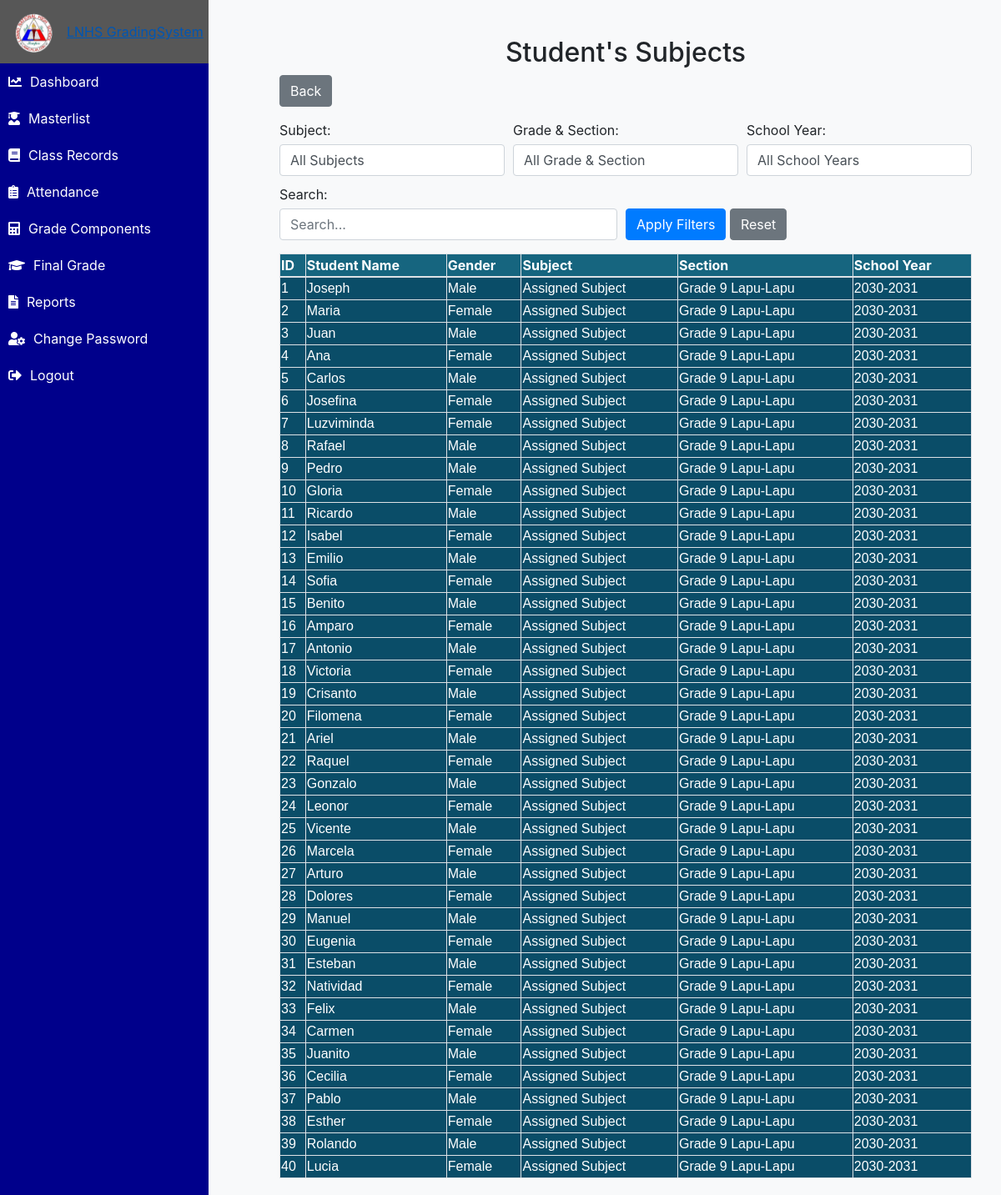
Page /crud/studentsubjectsrecords.php (signed in) on the committed database.
### tables this page shows
CREATE TABLE `students` (
  `id` int(11) NOT NULL,
  `learners_name` varchar(255) DEFAULT NULL,
  `school_year` varchar(20) DEFAULT NULL,
  `gender` enum('Male','Female') DEFAULT NULL,
  `grade & section` varchar(36) NOT NULL,
  `datetime_added` datetime DEFAULT current_timestamp(),
  `user_id` int(11) DEFAULT NULL,
  `quarter` enum('1st','2nd','3rd','4th') DEFAULT NULL
);

### crud/studentsubjectsrecords.php (the view, shortened to what this page needs)
<?php
include('header.php');
include("../LoginRegisterAuthentication/connection.php");
$userid = $_SESSION['userid'];
$searchQuery = isset($_GET['search']) ? mysqli_real_escape_string($connection, $_GET['search']) : '';
$enrollmentsQuery = "
    SELECT DISTINCT s.id,s.learners_name, ss.description AS subject, s.`grade & section`, s.school_year, s.gender
    FROM students s
    JOIN student_subjects ss ON s.id = ss.student_id
    WHERE s.user_id = ?";
$queryParams = array($userid);
$stmt = mysqli_prepare($connection, $enrollmentsQuery);
mysqli_stmt_bind_param($stmt, str_repeat('s', count($queryParams)), ...$queryParams);
mysqli_stmt_execute($stmt);
$enrollmentsResult = mysqli_stmt_get_result($stmt);
?>
<!DOCTYPE html>
<html lang="en">
<head>
    <link rel="stylesheet" href="https://maxcdn.bootstrapcdn.com/bootstrap/4.5.2/css/bootstrap.min.css">
</head>
<body>
    <div class="container mt-4">
        <h2 class="text-center">Student's Subjects</h2>
        <a href="Crud.php" class="btn btn-secondary mb-3">Back</a>
        <form method="GET" action="studentsubjectsrecords.php" class="mb-3">
            <div class="filter-container">
                <div class="filter-item">
                    <label for="subject">Subject:</label>
                    <select class="form-control" id="subject" name="subject">
                        <option value="">All Subjects</option>
                    </select>
                </div>
                <div class="filter-item">
                    <label for="section">Grade & Section:</label>
                    <select class="form-control" id="section" name="section">
                        <option value="">All Grade & Section</option>
                    </select>
                </div>
                <div class="filter-item">
                    <label for="school_year">School Year:</label>
                    <select class="form-control" id="school_year" name="school_year">
                        <option value="">All School Years</option>
                    </select>
                </div>
                <div class="filter-item search-form">
                    <label for="search">Search:</label>
                    <input type="text" class="form-control" id="search" name="search" placeholder="Search..." value="<?php echo htmlspecialchars($searchQuery); ?>">
                </div>
                <div class="filter-item">
                    <button type="submit" class="btn btn-primary btn-filter">Apply Filters</button>
                    <a href="studentsubjectsrecords.php" class="btn btn-secondary btn-filter">Reset</a>
                </div>
            </div>
        </form>
        <div class="table-responsive">
            <table class="table-enrollment table-bordered">
                <thead>
                    <tr>
                        <th>ID</th>
                        <th>Student Name</th>
                        <th>Gender</th>
                        <th>Subject</th>
                        <th>Section</th>
                        <th>School Year</th>
                    </tr>
                </thead>
                <tbody>
                    <?php $count=1; while ($enrollment = mysqli_fetch_assoc($enrollmentsResult)): ?>
                        <tr>
                            <td>
                                <?php echo $count++ ?>
                            </td>
                            <td><?php echo htmlspecialchars($enrollment['learners_name']); ?></td>
                            <td><?php echo htmlspecialchars($enrollment['gender']); ?></td>
                            <td><?php echo htmlspecialchars($enrollment['subject']); ?></td>
                            <td><?php echo htmlspecialchars($enrollment['grade & section']); ?></td>
                            <td><?php echo htmlspecialchars($enrollment['school_year']); ?></td>
                        </tr>
                    <?php endwhile; ?>
                </tbody>
            </table>
        </div>
    </div>
</body>
</html>

### crud/header.php (style rules this page uses)
body { font-family: Arial, sans-serif; background-color: #f2f2f2; margin: 0; padding: 0; display: flex; min-height: 100vh; }
h2 { text-align: center; margin-top: 20px; font-size: 32px; }

### crud/studentsubjectsrecords.php (style rules this page uses)
body { background-color: #f8f9fa; }
.container { max-width: 1200px; }
.filter-container { display: flex; flex-wrap: wrap; gap: 10px; align-items: flex-end; margin-bottom: 15px; }
.filter-item { flex: 1; min-width: 200px; }
.filter-item label { margin-bottom: 5px; display: block; }
.search-form { flex: 2; min-width: 300px; }
.table-enrollment { width: 100%; background-color: #0A4D68; color: white; }
.table-enrollment thead th { background-color: #16657f; color: white; }
.table-enrollment tbody td { font-family: Arial, sans-serif; }
.btn-filter { height: 38px; }

### rows in the picture
students: learners_name "Joseph", gender "Male", subject "Assigned Subject", value "Grade 9 Lapu-Lapu", school_year "2030-2031"
students: learners_name "Maria", gender "Female", subject "Assigned Subject", value "Grade 9 Lapu-Lapu", school_year "2030-2031"
students: learners_name "Juan", gender "Male", subject "Assigned Subject", value "Grade 9 Lapu-Lapu", school_year "2030-2031"
students: learners_name "Ana", gender "Female", subject "Assigned Subject", value "Grade 9 Lapu-Lapu", school_year "2030-2031"
students: learners_name "Carlos", gender "Male", subject "Assigned Subject", value "Grade 9 Lapu-Lapu", school_year "2030-2031"
students: learners_name "Josefina", gender "Female", subject "Assigned Subject", value "Grade 9 Lapu-Lapu", school_year "2030-2031"
students: learners_name "Luzviminda", gender "Female", subject "Assigned Subject", value "Grade 9 Lapu-Lapu", school_year "2030-2031"
students: learners_name "Rafael", gender "Male", subject "Assigned Subject", value "Grade 9 Lapu-Lapu", school_year "2030-2031"
students: learners_name "Pedro", gender "Male", subject "Assigned Subject", value "Grade 9 Lapu-Lapu", school_year "2030-2031"
students: learners_name "Gloria", gender "Female", subject "Assigned Subject", value "Grade 9 Lapu-Lapu", school_year "2030-2031"
students: learners_name "Ricardo", gender "Male", subject "Assigned Subject", value "Grade 9 Lapu-Lapu", school_year "2030-2031"
students: learners_name "Isabel", gender "Female", subject "Assigned Subject", value "Grade 9 Lapu-Lapu", school_year "2030-2031"
students: learners_name "Emilio", gender "Male", subject "Assigned Subject", value "Grade 9 Lapu-Lapu", school_year "2030-2031"
students: learners_name "Sofia", gender "Female", subject "Assigned Subject", value "Grade 9 Lapu-Lapu", school_year "2030-2031"
students: learners_name "Benito", gender "Male", subject "Assigned Subject", value "Grade 9 Lapu-Lapu", school_year "2030-2031"
students: learners_name "Amparo", gender "Female", subject "Assigned Subject", value "Grade 9 Lapu-Lapu", school_year "2030-2031"
students: learners_name "Antonio", gender "Male", subject "Assigned Subject", value "Grade 9 Lapu-Lapu", school_year "2030-2031"
students: learners_name "Victoria", gender "Female", subject "Assigned Subject", value "Grade 9 Lapu-Lapu", school_year "2030-2031"
students: learners_name "Crisanto", gender "Male", subject "Assigned Subject", value "Grade 9 Lapu-Lapu", school_year "2030-2031"
students: learners_name "Filomena", gender "Female", subject "Assigned Subject", value "Grade 9 Lapu-Lapu", school_year "2030-2031"
students: learners_name "Ariel", gender "Male", subject "Assigned Subject", value "Grade 9 Lapu-Lapu", school_year "2030-2031"
students: learners_name "Raquel", gender "Female", subject "Assigned Subject", value "Grade 9 Lapu-Lapu", school_year "2030-2031"
students: learners_name "Gonzalo", gender "Male", subject "Assigned Subject", value "Grade 9 Lapu-Lapu", school_year "2030-2031"
students: learners_name "Leonor", gender "Female", subject "Assigned Subject", value "Grade 9 Lapu-Lapu", school_year "2030-2031"
students: learners_name "Vicente", gender "Male", subject "Assigned Subject", value "Grade 9 Lapu-Lapu", school_year "2030-2031"
students: learners_name "Marcela", gender "Female", subject "Assigned Subject", value "Grade 9 Lapu-Lapu", school_year "2030-2031"
students: learners_name "Arturo", gender "Male", subject "Assigned Subject", value "Grade 9 Lapu-Lapu", school_year "2030-2031"
students: learners_name "Dolores", gender "Female", subject "Assigned Subject", value "Grade 9 Lapu-Lapu", school_year "2030-2031"
students: learners_name "Manuel", gender "Male", subject "Assigned Subject", value "Grade 9 Lapu-Lapu", school_year "2030-2031"
students: learners_name "Eugenia", gender "Female", subject "Assigned Subject", value "Grade 9 Lapu-Lapu", school_year "2030-2031"
students: learners_name "Esteban", gender "Male", subject "Assigned Subject", value "Grade 9 Lapu-Lapu", school_year "2030-2031"
students: learners_name "Natividad", gender "Female", subject "Assigned Subject", value "Grade 9 Lapu-Lapu", school_year "2030-2031"
students: learners_name "Felix", gender "Male", subject "Assigned Subject", value "Grade 9 Lapu-Lapu", school_year "2030-2031"
students: learners_name "Carmen", gender "Female", subject "Assigned Subject", value "Grade 9 Lapu-Lapu", school_year "2030-2031"
students: learners_name "Juanito", gender "Male", subject "Assigned Subject", value "Grade 9 Lapu-Lapu", school_year "2030-2031"
students: learners_name "Cecilia", gender "Female", subject "Assigned Subject", value "Grade 9 Lapu-Lapu", school_year "2030-2031"
students: learners_name "Pablo", gender "Male", subject "Assigned Subject", value "Grade 9 Lapu-Lapu", school_year "2030-2031"
students: learners_name "Esther", gender "Female", subject "Assigned Subject", value "Grade 9 Lapu-Lapu", school_year "2030-2031"
students: learners_name "Rolando", gender "Male", subject "Assigned Subject", value "Grade 9 Lapu-Lapu", school_year "2030-2031"
students: learners_name "Lucia", gender "Female", subject "Assigned Subject", value "Grade 9 Lapu-Lapu", school_year "2030-2031"
